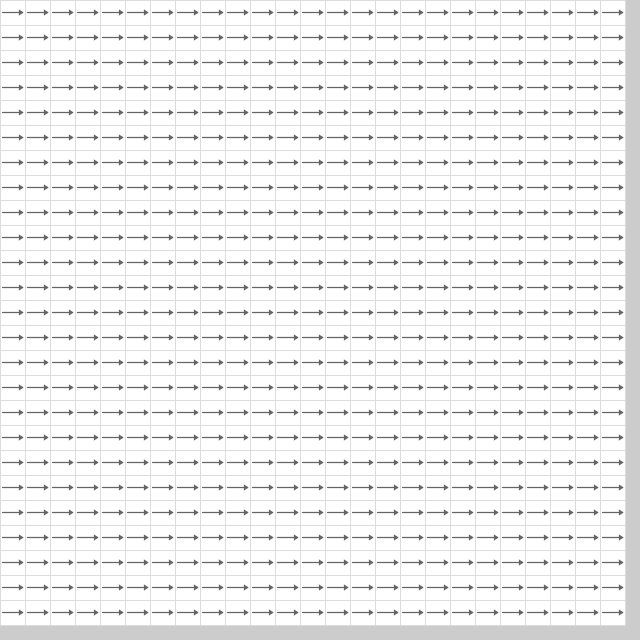
Frame 1 (no input)
Frame 60 (the mouse pressed at the canvas centre just before this capture): identical to frame 1, image omitted
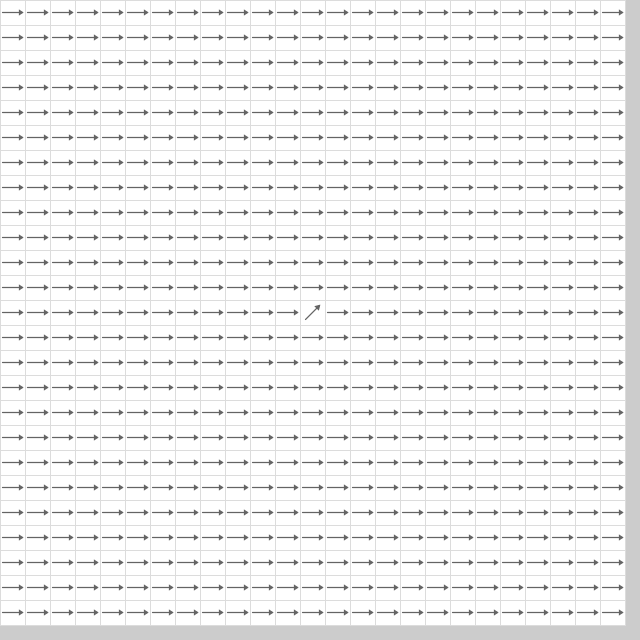
Frame 120 (the mouse held since frame 60 and released just before this capture)

The Processing sketch that drew these frames (run headless with seeded random() and noise(); from frame 60 on, the mouse is pressed at the canvas centre):

// Processing sketch: arrowGrid
// ── arrowGrid.pde
int gridSize = 25;
int possibleDirections = 8;
Cell[][] cells;

void setup() {
  size(640, 640);
  reset();
}

void draw() {
  for (int x = 0; x < gridSize; ++x) {
    for (int y = 0; y < gridSize; ++y) {
      cells[x][y].draw();
    }
  }
}

void mousePressed() {
  int xCenter = mouseX / cellWidth();
  int yCenter = mouseY / cellWidth();
  if(xCenter < 0 || yCenter < 0 || xCenter >= gridSize || yCenter >= gridSize) {
    return;
  }
  for (int x = 0; x < gridSize; ++x) {
    for (int y = 0; y < gridSize; ++y) {
      cells[x][y].rotated = false;
    }
  }
  cells[xCenter][yCenter].direction += 1;
  cells[xCenter][yCenter].rotated = true;
  int xRight = xCenter;
  int xLeft = xCenter;
  int yTop = yCenter ;
  int yBottom = yCenter ;
  while (xLeft > 0 || xRight < gridSize - 1 || yTop > 0 || yBottom < gridSize - 1) {
    for (int i = xLeft; i <= xRight; ++i) {
      rotateArrow(i, yTop - 1);
    }
    for (int i = yTop; i <= yBottom; ++i) {
      rotateArrow(xRight + 1, i);
    }
    for (int i = xRight ; i >= xLeft; --i) {
      rotateArrow(i, yBottom+1);
    }
    for (int i = yBottom  ; i >= yTop; --i) {
      rotateArrow(xLeft-1, i);
    }
    rotateArrow(xLeft-1, yTop-1);
    rotateArrow(xRight+1, yTop-1);
    rotateArrow(xLeft-1, yBottom+1);
    rotateArrow(xRight+1, yBottom+1);
    xLeft -= 1;
    xRight += 1;
    yTop -= 1;
    yBottom += 1;
  }
}

void rotateArrow(int x, int y) {
  if(x >= 0 && x < gridSize && y >= 0 && y < gridSize) {
    cells[x][y].rotateArrowIfNecessary();
  }
  return;
}

//Cell getCell(int x, int y) { 
//  if (x >= 0 && x < gridSize && y >= 0 && y < gridSize) {
//    return cells[x][y];
//  }
//  return NULL_CELL;
//}


int cellWidth() {
  return width / gridSize;
}


void reset() {
  cells = new Cell[gridSize][gridSize];
  for (int x = 0; x < gridSize; ++x) {
    for (int y = 0; y < gridSize; ++y) {
      cells[x][y] = new Cell(x, y, 0);
    }
  }
}

void addCell(int x, int y) {
  if (cells[x][y] != null) {
    return;
  }
  cells[x][y] = new Cell(x, y, 4);
  if (x > 0) {
    addCell(x-1, y);
  }
  if (x < gridSize - 1) {
    addCell(x+1, y);
  }
  if (y > 0) {
    addCell(x, y-1);
  }
  if (y < gridSize - 1) {
    addCell(x, y+1);
  }
}

class Cell {
  int x, y, direction;
  boolean rotated = false;

  Cell(int x_, int y_, int direction_) {
    x = x_;
    y=y_;
    direction=direction_;
  }

  void draw() {
    pushMatrix();
    float cellWidth_ = cellWidth();
    translate((x+0.5) * cellWidth_, (y+0.5) * cellWidth_);
    rectMode(CENTER);
    strokeWeight(1);
    int strokeAndFill = 220;
    stroke(220);
    fill(255);
    rect(0, 0, cellWidth_, cellWidth_);
    rotate(- direction * PI * 0.25);
    float arrowScale = 0.4;
    strokeWeight(cellWidth_ * 0.05);
    strokeAndFill = 100;
    stroke(strokeAndFill);
    line(-cellWidth_*arrowScale, 0, cellWidth_ * arrowScale, 0);
    fill(strokeAndFill);
    float arrowBase = cellWidth_ *  arrowScale * 0.4;
    float arrowX = cellWidth_ *  arrowScale - arrowBase * sqrt(3) * 0.5;
    triangle(arrowX, arrowBase/2, arrowX, -arrowBase/2, cellWidth_ * arrowScale, 0);
    popMatrix();
  }

  void rotateArrowIfNecessary() {
    if (rotated) {
      return;
    }
    if (x > 0) {
      rotateIfNeighborRequiresIt(cells[x-1][y] );
    }
    if (x < gridSize - 1) {
      rotateIfNeighborRequiresIt(cells[x+1][y] );
    }
    if (y > 0) {
      rotateIfNeighborRequiresIt(cells[x][y-1] );
    }
    if (y < gridSize - 1) {
      rotateIfNeighborRequiresIt(cells[x][y+1] );
    }
  }

  void rotateIfNeighborRequiresIt(Cell neighbor) {
    if (!neighbor.rotated ) {
      return;
    }
    int delta = direction - neighbor.direction;
    if (abs(delta) > 2) {
      delta += (delta > 0) ? - possibleDirections : possibleDirections;
    } 
    if (abs(delta) > 1) {
      direction += (delta > 0) ? -1 : 1;
      direction = direction % possibleDirections;
      rotated = true;
    }
  }
}
